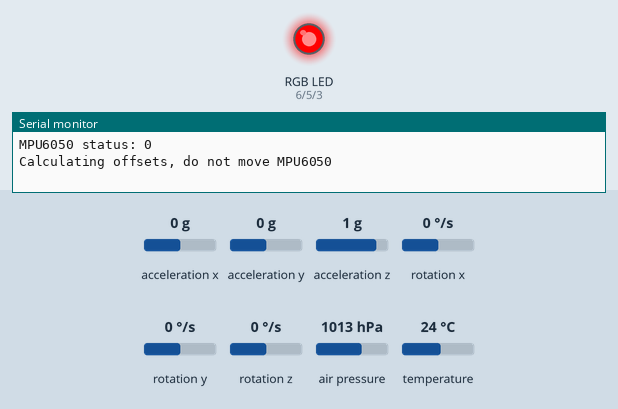
A sketch run on a simulated Arduino Uno, built with avr-gcc and run on an emulated ATmega328P. Shown: an RGB LED mixed from three pins (HIGH = lit), the last lines printed to the serial monitor. The test bench sets the inputs (shaded band); at power-on: acceleration x 0 g, acceleration y 0 g, acceleration z 1 g, rotation x 0 °/s, rotation y 0 °/s, rotation z 0 °/s, air pressure 1013 hPa, temperature 24 °C. Storage starts empty.

Above: at 0.1 s.
At 2.1 s:
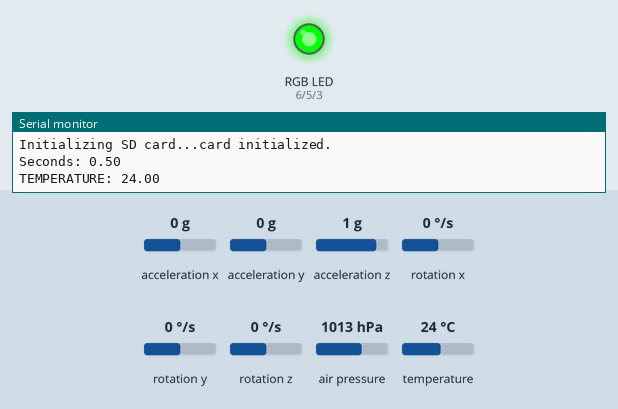
Timing chart, 0 to 3.6 s (numbered marks = the images above):
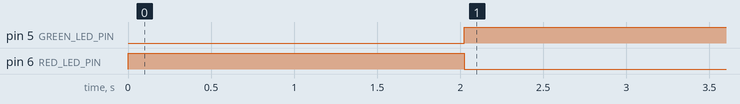

Measured:
- by itself, pin 5 (GREEN_LED_PIN): LOW → HIGH at 2.0 s
- by itself, pin 6 (RED_LED_PIN): HIGH → LOW at 2.0 s

The sketch:

Final_Code.ino
```cpp
#include <Wire.h>
#include <MPU6050_light.h>
#include <SPI.h>
#include <Adafruit_BMP280.h>
#include <SD.h>

MPU6050 mpu(Wire);
Adafruit_BMP280 bmp; // use I2C interface
Adafruit_Sensor *bmp_temp = bmp.getTemperatureSensor();

//definition of relevant pins for the RGB LED
#define BLUE_LED_PIN 3   //set blue LED pin
#define GREEN_LED_PIN 5 //set yellow LED pin
#define RED_LED_PIN 6   //set red LED pin

long timer = 0;
float counter = 0;
const int chipSelect = 4;

void setup() {
  Serial.begin(9600);
  pinMode(BLUE_LED_PIN, OUTPUT);
  pinMode(GREEN_LED_PIN, OUTPUT);
  pinMode(RED_LED_PIN, OUTPUT);
  digitalWrite(RED_LED_PIN, HIGH);
  // MPU60500
  Wire.begin();
  byte status = mpu.begin();
  Serial.print(F("MPU6050 status: "));
  Serial.println(status);
  while(status!=0){ } // stop everything if could not connect to MPU6050

  Serial.println(F("Calculating offsets, do not move MPU6050"));
  delay(1000);
  mpu.calcOffsets(true,true); // gyro and accelero
  Serial.println("Done!\n");

  // BMP280
  Serial.println(F("BMP280 Sensor event test"));

  //if (!bmp.begin(BMP280_ADDRESS_ALT, BMP280_CHIPID)) {
  if (!bmp.begin()) {
    Serial.println(F("Could not find a valid BMP280 sensor, check wiring or "
                      "try a different address!"));
    while (1) delay(10);
  }

  /* Default settings from datasheet. */
  bmp.setSampling(Adafruit_BMP280::MODE_NORMAL,     /* Operating Mode. */
                  Adafruit_BMP280::SAMPLING_X2,     /* Temp. oversampling */
                  Adafruit_BMP280::SAMPLING_X16,    /* Pressure oversampling */
                  Adafruit_BMP280::FILTER_X16,      /* Filtering. */
                  Adafruit_BMP280::STANDBY_MS_500); /* Standby time. */

  bmp_temp->printSensorDetails();

  // SD CARD READER
  while (!Serial) {
    ; // wait for serial port to connect. Needed for native USB port only
  }
  Serial.print("Initializing SD card...");

  // see if the card is present and can be initialized:
  if (!SD.begin(chipSelect)) {
    Serial.println("Card failed, or not present");
    // don't do anything more:
    while (1);
  }
  Serial.println("card initialized.");
  SD.remove("datalog.txt");
}

void loop() {
  digitalWrite(RED_LED_PIN, LOW);
  digitalWrite(GREEN_LED_PIN, HIGH);
  mpu.update();
  if(millis() - timer > 500){ // print data every second
    counter += 0.5;
    Serial.print("Seconds: ");Serial.println(counter);
    Serial.print(F("TEMPERATURE: "));Serial.println(mpu.getTemp());
    Serial.print(F("ACCELERO  X: "));Serial.print(mpu.getAccX());
    Serial.print("\tY: ");Serial.print(mpu.getAccY());
    Serial.print("\tZ: ");Serial.println(mpu.getAccZ());

    Serial.print(F("GYRO      X: "));Serial.print(mpu.getGyroX());
    Serial.print("\tY: ");Serial.print(mpu.getGyroY());
    Serial.print("\tZ: ");Serial.println(mpu.getGyroZ());

    Serial.print(F("ACC ANGLE X: "));Serial.print(mpu.getAccAngleX());
    Serial.print("\tY: ");Serial.println(mpu.getAccAngleY());

    Serial.print(F("ANGLE     X: "));Serial.print(mpu.getAngleX());
    Serial.print("\tY: ");Serial.print(mpu.getAngleY());
    Serial.print("\tZ: ");Serial.println(mpu.getAngleZ());
    Serial.println(F("=====================================================\n"));

    Serial.print(F("Temperature = "));
    Serial.print(bmp.readTemperature());
    Serial.println(" *C");

    Serial.print(F("Pressure = "));
    Serial.print(bmp.readPressure()/100);
    Serial.println(" hPa");

    Serial.print(F("Height = "));
    Serial.print(bmp.readAltitude() + 187.2); // 187.2 = calibration value
    Serial.println(" m");

    Serial.println();

    // open the file. note that only one file can be open at a time,
    // so you have to close this one before opening another.
      File dataFile = SD.open("datalog.txt", FILE_WRITE);
    // if the file is available, write to it:
    if (dataFile) {
      dataFile.print(counter);
      dataFile.print(",");
      dataFile.print(bmp.readPressure()/100);
      dataFile.print(",");
      dataFile.print(bmp.readAltitude() + 187.2); // 187.2 = calibration value
      dataFile.print(",");
      dataFile.print(bmp.readTemperature());
      dataFile.print(",");
      dataFile.print(mpu.getAccX());
      dataFile.print(",");
      dataFile.print(mpu.getAccY());
      dataFile.print(",");
      dataFile.print(mpu.getAccZ());
      dataFile.print(",");
      dataFile.print(mpu.getGyroX());
      dataFile.print(",");
      dataFile.print(mpu.getGyroY());
      dataFile.print(",");
      dataFile.print(mpu.getGyroZ());
      dataFile.print(",");
      dataFile.print(mpu.getAccAngleX());
      dataFile.print(",");
      dataFile.print(mpu.getAccAngleY());
      dataFile.print(",");
      dataFile.print(mpu.getAngleX());
      dataFile.print(",");
      dataFile.print(mpu.getAngleY());
      dataFile.print(",");
      dataFile.print(mpu.getAngleZ());
      dataFile.println("");
      dataFile.close();
    }
    // if the file isn't open, pop up an error:
    else {
      Serial.println("error opening datalog.txt");
      digitalWrite(GREEN_LED_PIN, LOW);
      digitalWrite(RED_LED_PIN, HIGH);
      while(1);
    }
    timer = millis();
  }
}
```
